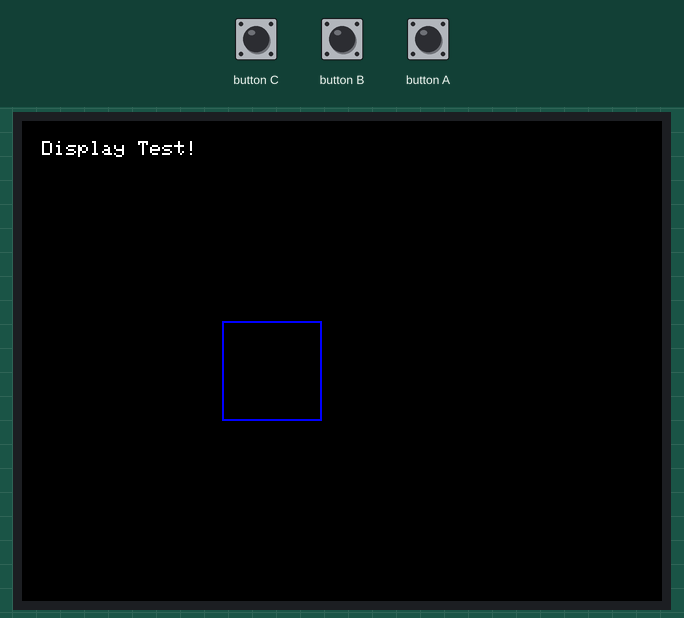
The sketch below on a simulated ESP32. Shown: 320×240 colour display. The test bench sets the inputs (shaded band). Random numbers use the default seed unless the sketch sets one.

Above: at 4.1 s.
At 10.2 s:
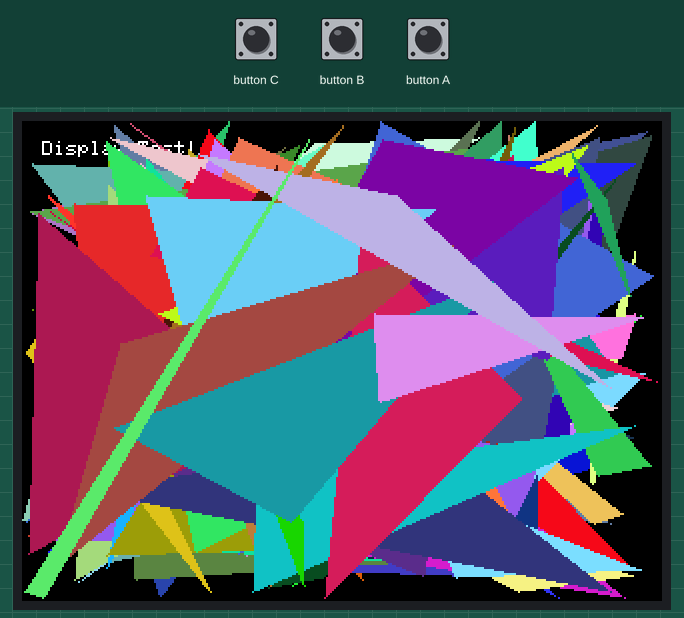
10.3 s: button C pressed for 0.15 s
At 10.43 s:
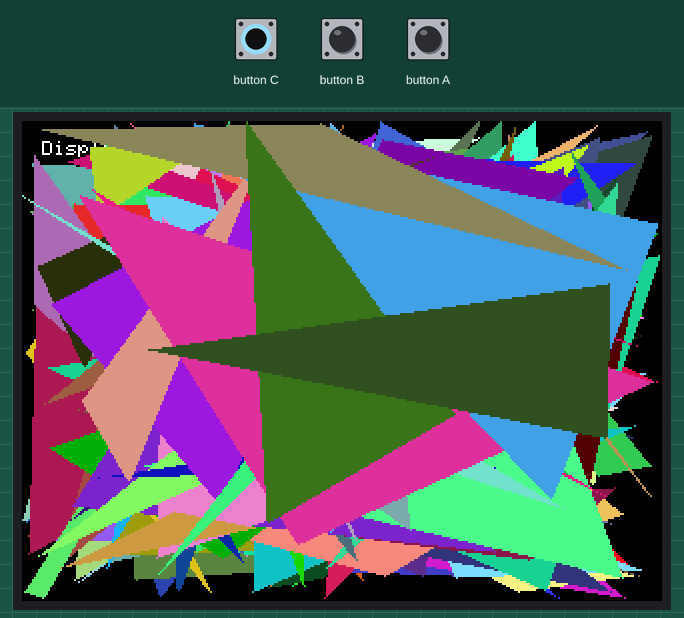
16.3 s: button B pressed for 0.15 s
At 16.56 s:
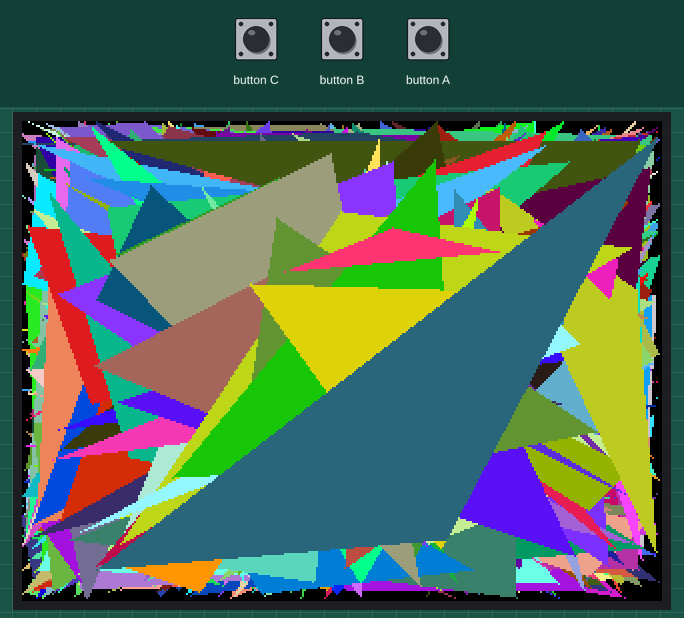
17.0 s: button A pressed for 0.15 s
17.7 s: button C pressed for 1 s
19.3 s: button B pressed for 1 s
20.9 s: button A pressed for 1 s
Timing chart, 0 to 23.5 s (numbered marks = the images above; inputs shaded):
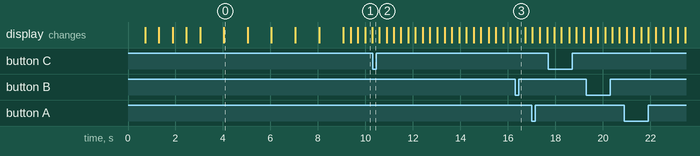

The sketch:

Test01_M5_display_test.ino
```cpp
// (licence header left out)
#include <M5Stack.h>

/* After M5Core is started or reset
the program in the setUp () function will be run, and this part will only be run once.
在 M5Core 启动或者复位后，即会开始执行setup()函数中的程序，该部分只会执行一次。 */
void setup() {
  M5.begin(); //Init M5Core.  初始化 M5Core
  M5.Power.begin(); //Init Power module.  初始化电源模块
  M5.Lcd.fillScreen(WHITE); // Set the screen background.  设置屏幕底色为白色
  delay(500); //Delay 500ms.  延迟500ms
  M5.Lcd.fillScreen(RED);
  delay(500);
  M5.Lcd.fillScreen(GREEN);
  delay(500);
  M5.Lcd.fillScreen(BLUE);
  delay(500);
  M5.Lcd.fillScreen(BLACK);
  delay(500);

  M5.Lcd.setCursor(10, 10); //Move the cursor position to (x,y).  移动光标位置到 (x,y)处
  M5.Lcd.setTextColor(WHITE); //Set the font color to white.  设置字体颜色为白色
  M5.Lcd.setTextSize(1);  //Set the font size.  设置字体大小
  M5.Lcd.printf("Display Test!");  //Serial output format string.  输出格式化字符串

  // draw graphic
  delay(1000);
  M5.Lcd.drawRect(100, 100, 50, 50, BLUE);  //Draw a 50x50 blue rectangle wireframe at (x,y).
  delay(1000);                            //在（x,y）处画 长宽为50x50的蓝色矩形线框
  M5.Lcd.fillRect(100, 100, 50, 50, BLUE);//Draw a blue rectangle 50x50 at (x,y)
  delay(1000);                          //在（x,y）处画 长宽为50x50的蓝色矩形
  M5.Lcd.drawCircle(100, 100, 50, RED); //Draw a red circle of radius 50 at (x,y)
  delay(1000);                          //在（x,y）处画 半径为50的红色圆线圈
  M5.Lcd.fillCircle(100, 100, 50, RED); //Draw a red circle of radius 50 at (x,y)
  delay(1000);                          //在（x,y）处画 半径为50的红色圆
  M5.Lcd.drawTriangle(30, 30, 180, 100, 80, 150, YELLOW); //Make a triangle wireframe with (x1,y1) (x2,y2) (x3,y3) as the vertices
  delay(1000);                                           //以 (x1,y1) (x2,y2) (x3,y3)为顶点作三角形线框
  M5.Lcd.fillTriangle(30, 30, 180, 100, 80, 150, YELLOW);   //以 (x1,y1) (x2,y2) (x3,y3)为顶点作三角形
}                                                         // Construct a triangle with (x1,y1) (x2,y2) (x3,y3) as its vertices

/* After the program in setup() runs, it runs the program in loop()
The loop() function is an infinite loop in which the program runs repeatedly
在setup()函数中的程序执行完后，会接着执行loop()函数中的程序
loop()函数是一个死循环，其中的程序会不断的重复运行 */
void loop(){

  M5.Lcd.fillTriangle(random(M5.Lcd.width()-1), random(M5.Lcd.height()-1), random(M5.Lcd.width()-1), random(M5.Lcd.height()-1), random(M5.Lcd.width()-1), random(M5.Lcd.height()-1), random(0xfffe));

  M5.update();  //Read the press state of the key.  读取按键 A, B, C 的状态
}
```

Measured:
- what the display in image 0 shows lasts 1.0 s, from 4.0 s to 5.0 s
